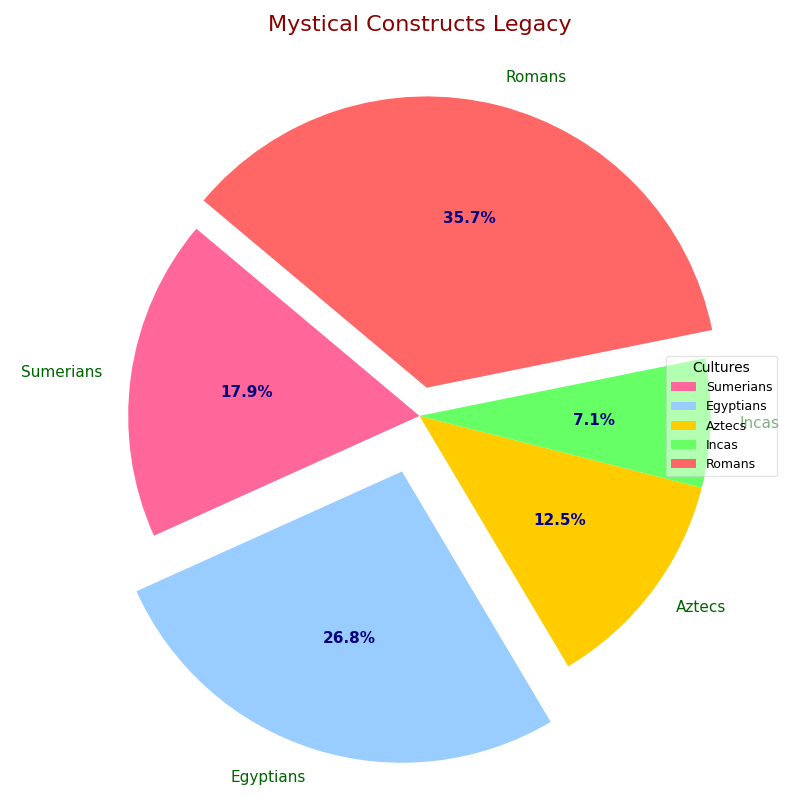

Reproduce this figure in Python.
import matplotlib.pyplot as plt

# Define data
groups = ['Sumerians', 'Egyptians', 'Aztecs', 'Incas', 'Romans']
wonders_count = [10, 15, 7, 4, 20]

# New color scheme
colors = ['#ff6699', '#99ccff', '#ffcc00', '#66ff66', '#ff6666']

# Explode the slice for better emphasis
explode = (0, 0.2, 0, 0, 0.1)

# Create the base pie chart
fig, ax = plt.subplots(figsize=(8, 8))
wedges, texts, autotexts = ax.pie(
    wonders_count,
    labels=groups,
    colors=colors,
    explode=explode,
    autopct='%1.1f%%',
    startangle=140
)

# Title with updated styling
plt.title(
    'Mystical Constructs Legacy',
    fontsize=16,
    fontweight='regular',
    color='darkred',
    pad=15
)

# Enhance text appearance
plt.setp(autotexts, size=11, weight='bold', color='navy')
plt.setp(texts, size=11, weight='normal', color='darkgreen')

# Add a legend with box
ax.legend(
    wedges, groups,
    title="Cultures",
    loc='right',
    fontsize=9,
    frameon=True,
    fancybox=True,
    framealpha=0.5
)

# Adjust layout
plt.tight_layout()

# Display the plot
plt.show()
